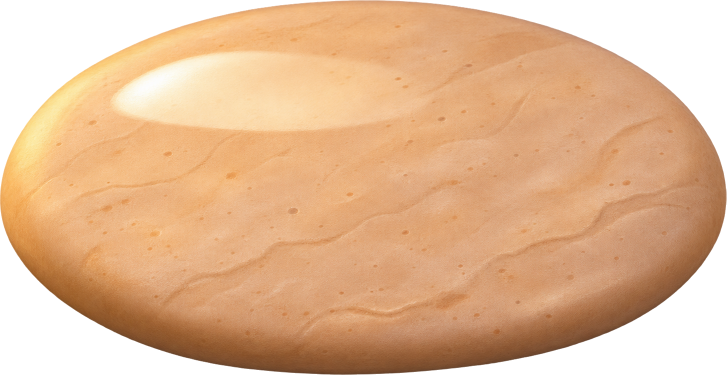
#> input picture arte/cenario/estabulo/novo3d/pedra.png, 1453 x 750 px, found by its file name (shown at 1/2 size)
$ python comuns_3d.py
#> lines starting #> are read from the running program, lines starting #| are printed output that depends on the picture
"""Monta as peças comuns 3D que vêm de mais de uma imagem da Carol (arte/cenario/comuns/novo3d/).

Uso: python3 ferramentas/cenario2d/comuns_3d.py
- grama: o gramado 3D (_grama_textura) num módulo que emenda dos lados, com florzinhas
  (_flor_rosa, _flor_branca, _flor_lilas, _flor_amarela) e tufinhos (_tufo) espalhados.
Os arquivos que começam com _ são só ingredientes (não entram no jogo sozinhos).
"""
import os
import random

from PIL import Image

RAIZ = os.path.dirname(os.path.dirname(os.path.dirname(os.path.abspath(__file__))))
N = os.path.join(RAIZ, "arte/cenario/comuns/novo3d")
K = 2  # o módulo 2D é 1100 × 300; a imagem sai com o dobro para ficar nítida


def abre(nome):
    return Image.open(os.path.join(N, nome + ".png")).convert("RGBA")


def grama(w=1100, h=300):
    W, H = w * K, h * K
    tex = abre("_grama_textura")
    tex = tex.crop((16, 16, tex.width - 16, tex.height - 16))
    alt = round(tex.width * H / (W + 200 * K))
    tex = tex.crop((0, 0, tex.width, min(alt, tex.height))).resize((W + 200 * K, H), Image.LANCZOS)
    base = tex.crop((0, 0, W, H))
    # emenda: o começo do módulo vem da continuação do fim, sumindo aos poucos
    # (assim o fim de um módulo emenda direitinho com o começo do próximo)
    faixa = 200 * K
    cont = tex.crop((W, 0, W + faixa, H))
    mascara = Image.linear_gradient("L").rotate(90, expand=True).point(lambda v: 255 - v).resize((faixa, H))  # 255 à esquerda
    base.paste(Image.composite(cont, base.crop((0, 0, faixa, H)), mascara), (0, 0))
    base = base.convert("RGBA")
    rnd = random.Random(11)
    flores = [abre(f"_flor_{c}") for c in ("rosa", "branca", "lilas", "amarela")]
    tufo = abre("_tufo")
    itens = []
    for _ in range(26):
        itens.append((tufo, rnd.uniform(20, 30) * K))
    for _ in range(34):
        itens.append((rnd.choice(flores), rnd.uniform(14, 22) * K))
    pos = []
    for im, larg in itens:
        larg = round(larg)
        alt = round(im.height * larg / im.width)
        for _ in range(40):
            x = rnd.uniform(25 * K, W - 25 * K - larg)
            y = rnd.uniform(18 * K, H - 10 * K - alt)
            if all(abs(x - px) > 40 * K or abs(y - py) > 30 * K for px, py in pos):
                break
        pos.append((x, y))
        pos_im = im.resize((larg, alt), Image.LANCZOS)
        base.alpha_composite(pos_im, (round(x), round(y)))
    base.convert("RGB").save(os.path.join(N, "grama.png"))


def pedra_caminho():
    """Pedra do caminho: a pedra 3D do pacote do Estábulo, achatada para ficar deitada no chão."""
    im = Image.open(os.path.join(RAIZ, "arte/objetos3d/estabulo_originais/pacote_R01/pedra.png")).convert("RGBA")
#> im is the input picture: PIL image 1453x750 RGBA; mean R, G, B, A 173.5, 131.1, 93.9, 200.4
    im = im.crop(im.getbbox())
    im.resize((im.width, round(im.width * 38 / 100)), Image.LANCZOS).save(os.path.join(N, "pedra_caminho.png"))
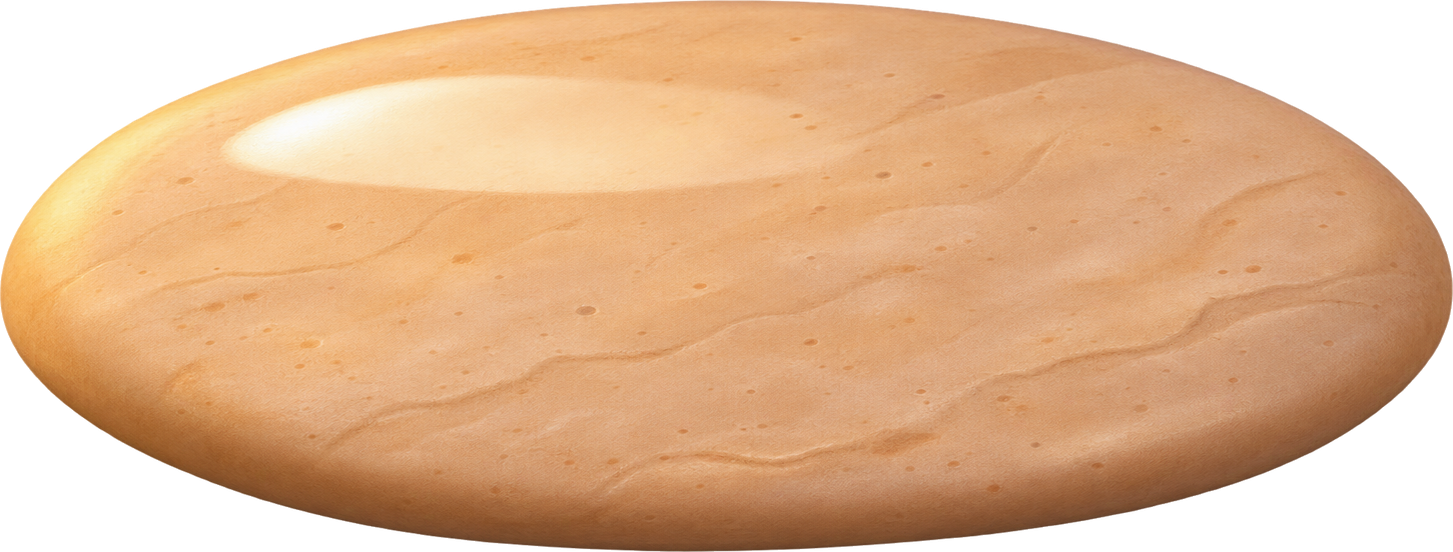
#> saved as pedra_caminho.png: PIL image 1453x552 RGBA; mean R, G, B, A 173.3, 131.3, 93.7, 200.4; transparent parts drawn white


if __name__ == "__main__":
    pedra_caminho()
    grama()
#> (the run stopped early here; a loop or call above may not have finished)
